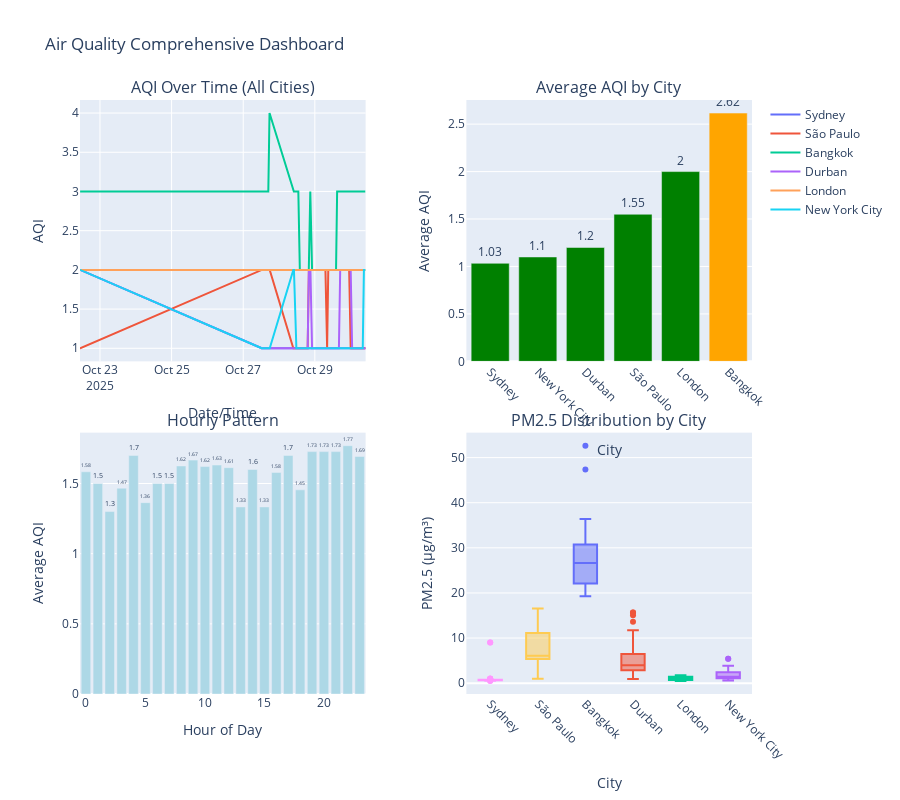

Here is the notebook cell this chart was saved with:
### Markdown cell above
## 5. Interactive Dashboard 📊

### Code cell
# Create comprehensive dashboard
fig = make_subplots(
    rows=2, cols=2,
    subplot_titles=(
        'AQI Over Time (All Cities)',
        'Average AQI by City',
        'Hourly Pattern',
        'PM2.5 Distribution by City'
    ),
    specs=[
        [{"type": "scatter"}, {"type": "bar"}],
        [{"type": "bar"}, {"type": "box"}]
    ],
    vertical_spacing=0.12,
    horizontal_spacing=0.15
)

# 1. Time series (top left)
for city in df['city_name'].unique():
    city_data = df[df['city_name'] == city].sort_values('timestamp')
    fig.add_trace(
        go.Scatter(x=city_data['timestamp'], y=city_data['aqi'],
                   name=city, mode='lines', showlegend=True),
        row=1, col=1
    )

# 2. City averages (top right)
city_avg = df.groupby('city_name')['aqi'].mean().sort_values()
colors_bar = ['green' if x <= 2 else 'orange' if x <= 3 else 'red' for x in city_avg.values]
fig.add_trace(
    go.Bar(x=city_avg.index, y=city_avg.values, marker_color=colors_bar,
           showlegend=False, text=city_avg.values.round(2), textposition='outside'),
    row=1, col=2
)

# 3. Hourly pattern (bottom left)
hourly = df.groupby('hour')['aqi'].mean()
fig.add_trace(
    go.Bar(x=hourly.index, y=hourly.values, marker_color='lightblue',
           showlegend=False, text=hourly.values.round(2), textposition='outside'),
    row=2, col=1
)

# 4. PM2.5 box plot (bottom right)
for city in df['city_name'].unique():
    fig.add_trace(
        go.Box(y=df[df['city_name'] == city]['pm2_5'],
               name=city, showlegend=False),
        row=2, col=2
    )

# Update layout
fig.update_layout(height=800, title_text="Air Quality Comprehensive Dashboard", showlegend=True)
fig.update_xaxes(title_text="Date/Time", row=1, col=1)
fig.update_xaxes(title_text="City", tickangle=45, row=1, col=2)
fig.update_xaxes(title_text="Hour of Day", row=2, col=1)
fig.update_xaxes(title_text="City", tickangle=45, row=2, col=2)

fig.update_yaxes(title_text="AQI", row=1, col=1)
fig.update_yaxes(title_text="Average AQI", row=1, col=2)
fig.update_yaxes(title_text="Average AQI", row=2, col=1)
fig.update_yaxes(title_text="PM2.5 (μg/m³)", row=2, col=2)

fig.show()

# Save dashboard
dashboard_path = project_root / 'notebooks' / 'aqi_dashboard.html'
fig.write_html(str(dashboard_path))
print(f"\n✅ Dashboard saved to: {dashboard_path}")
print("📊 You can open this HTML file in any browser for a standalone dashboard!")
